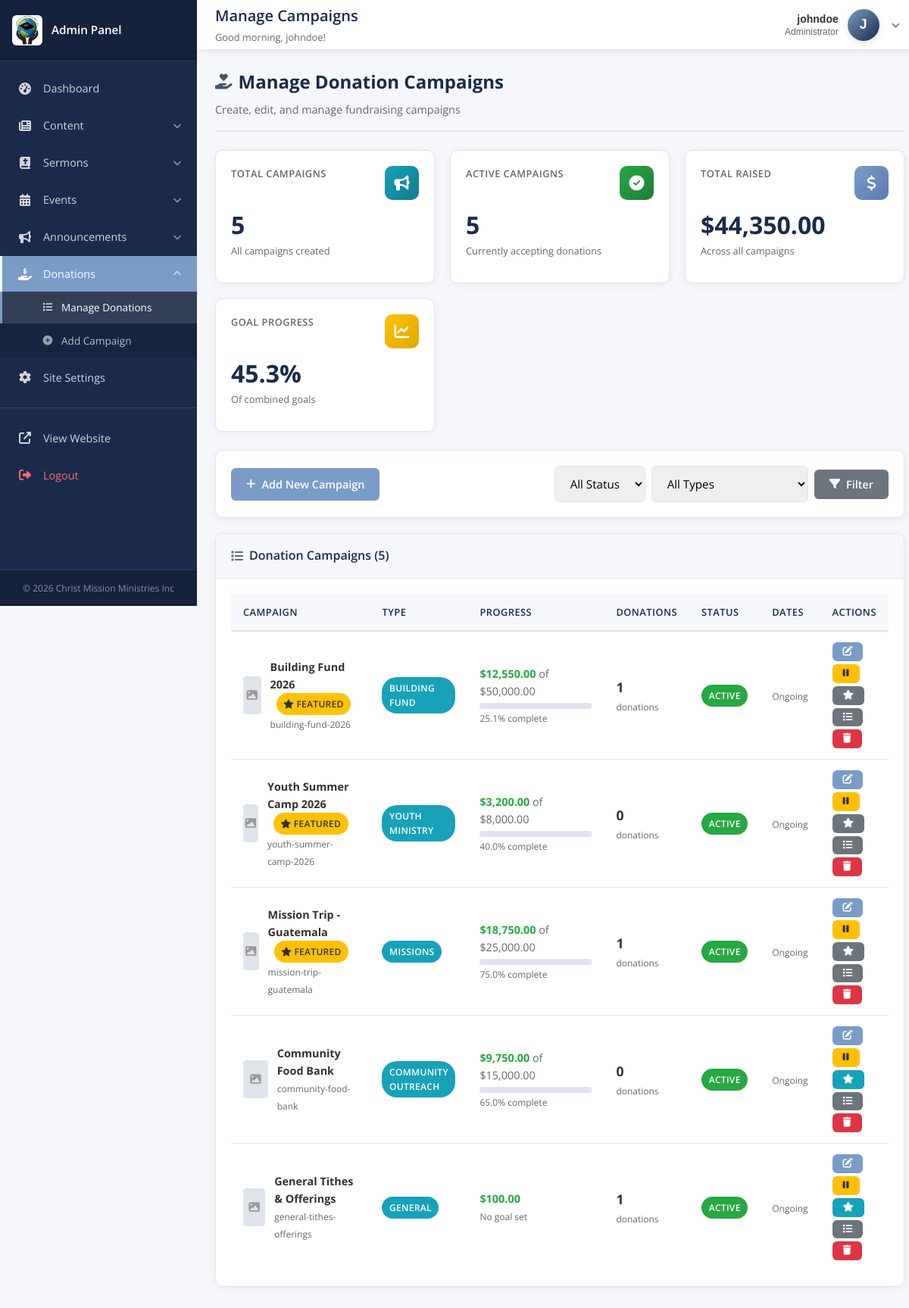
The page /admin/manage-donations.php (signed in) on the database its author committed.
### tables this page shows
CREATE TABLE `donation_campaigns` (
  `id` int(11) NOT NULL,
  `title` varchar(255) NOT NULL,
  `slug` varchar(255) NOT NULL,
  `description` text DEFAULT NULL,
  `short_description` varchar(500) DEFAULT NULL,
  `featured_image` varchar(255) DEFAULT NULL,
  `goal_amount` decimal(10,2) DEFAULT 0.00,
  `current_amount` decimal(10,2) DEFAULT 0.00,
  `donation_type` varchar(100) DEFAULT 'General',
  `start_date` date DEFAULT NULL,
  `end_date` date DEFAULT NULL,
  `is_active` tinyint(1) DEFAULT 1,
  `is_featured` tinyint(1) DEFAULT 0,
  `show_progress_bar` tinyint(1) DEFAULT 1,
  `show_donor_count` tinyint(1) DEFAULT 1,
  `donor_count` int(11) DEFAULT 0,
  `minimum_amount` decimal(10,2) DEFAULT 1.00,
  `suggested_amounts` varchar(255) DEFAULT '25,50,100,250,500',
  `payment_methods` varchar(255) DEFAULT 'pending',
  `allow_anonymous` tinyint(1) DEFAULT 1,
  `allow_recurring` tinyint(1) DEFAULT 0,
  `created_by` int(11) DEFAULT NULL,
  `created_at` timestamp NOT NULL DEFAULT current_timestamp(),
  `updated_at` timestamp NULL DEFAULT NULL ON UPDATE current_timestamp()
);

### admin/manage-donations.php (the view, shortened to what this page needs)
<?php
include 'includes/admin-header.php';
$filter_status = isset($_GET['status']) ? $_GET['status'] : 'all';
$where_clauses = [];
$params = [];
$where_sql = !empty($where_clauses) ? 'WHERE ' . implode(' AND ', $where_clauses) : '';
$stmt = $pdo->query("SELECT COUNT(*) FROM donation_campaigns");
$total_campaigns = $stmt->fetchColumn();
$stmt = $pdo->query("SELECT COUNT(*) FROM donation_campaigns WHERE is_active = 1");
$active_campaigns = $stmt->fetchColumn();
$stmt = $pdo->query("SELECT COALESCE(SUM(current_amount), 0) FROM donation_campaigns");
$total_raised = $stmt->fetchColumn();
$stmt = $pdo->query("SELECT COALESCE(SUM(goal_amount), 0) FROM donation_campaigns WHERE goal_amount > 0");
$total_goal = $stmt->fetchColumn();
$sql = "SELECT dc.*,
        (SELECT COUNT(*) FROM donations WHERE campaign_id = dc.id) as donation_count
        FROM donation_campaigns dc
        $where_sql
        ORDER BY is_featured DESC, created_at DESC";
$stmt = $pdo->prepare($sql);
$stmt->execute($params);
$campaigns = $stmt->fetchAll(PDO::FETCH_ASSOC);
?>
<div class="page-header">
    <h2><i class="fas fa-hand-holding-heart"></i> Manage Donation Campaigns</h2>
    <p>Create, edit, and manage fundraising campaigns</p>
</div>
<div class="dashboard-cards">
    <div class="stat-card">
        <div class="stat-card-header">
            <h3>Total Campaigns</h3>
            <div class="stat-icon teal">
                <i class="fas fa-bullhorn"></i>
            </div>
        </div>
        <div class="stat-number"><?php echo number_format($total_campaigns); ?></div>
        <div class="stat-label">All campaigns created</div>
    </div>
    <div class="stat-card">
        <div class="stat-card-header">
            <h3>Active Campaigns</h3>
            <div class="stat-icon green">
                <i class="fas fa-check-circle"></i>
            </div>
        </div>
        <div class="stat-number"><?php echo number_format($active_campaigns); ?></div>
        <div class="stat-label">Currently accepting donations</div>
    </div>
    <div class="stat-card">
        <div class="stat-card-header">
            <h3>Total Raised</h3>
            <div class="stat-icon blue">
                <i class="fas fa-dollar-sign"></i>
            </div>
        </div>
        <div class="stat-number">$<?php echo number_format($total_raised, 2); ?></div>
        <div class="stat-label">Across all campaigns</div>
    </div>
    <div class="stat-card">
        <div class="stat-card-header">
            <h3>Goal Progress</h3>
            <div class="stat-icon orange">
                <i class="fas fa-chart-line"></i>
            </div>
        </div>
        <div class="stat-number">
            <?php echo $total_goal > 0 ? number_format(($total_raised / $total_goal) * 100, 1) : 0; ?>%
        </div>
        <div class="stat-label">Of combined goals</div>
    </div>
</div>
<div class="card">
    <div class="card-body" style="display: flex; justify-content: space-between; align-items: center; flex-wrap: wrap; gap: 1rem;">
        <a href="add-campaign.php" class="btn btn-primary">
            <i class="fas fa-plus"></i> Add New Campaign
        </a>
        <form method="GET" style="display: flex; gap: 0.5rem; align-items: center; flex-wrap: wrap;">
            <select name="status" class="form-control" style="width: auto;">
                <option value="all" <?php echo $filter_status === 'all' ? 'selected' : ''; ?>>All Status</option>
            </select>
            <select name="type" class="form-control" style="width: auto;">
                <option value="">All Types</option>
            </select>
            <button type="submit" class="btn btn-secondary">
                <i class="fas fa-filter"></i> Filter
            </button>
        </form>
    </div>
</div>
<div class="card">
    <div class="card-header">
        <h3><i class="fas fa-list"></i> Donation Campaigns (<?php echo count($campaigns); ?>)</h3>
    </div>
    <div class="card-body">
        <?php if (!empty($campaigns)): ?>
        <div class="table-responsive">
            <table class="admin-table">
                <thead>
                    <tr>
                        <th>Campaign</th>
                        <th>Type</th>
                        <th>Progress</th>
                        <th>Donations</th>
                        <th>Status</th>
                        <th>Dates</th>
                        <th>Actions</th>
                    </tr>
                </thead>
                <tbody>
                    <?php foreach ($campaigns as $campaign): ?>
                    <?php
                        $progress = 0;
                        if ($campaign['goal_amount'] > 0) {
                            $progress = min(100, ($campaign['current_amount'] / $campaign['goal_amount']) * 100);
                        }
                        $status_class = 'badge-secondary';
                        $status_text = 'Inactive';
                        if ($campaign['is_active']) {
                            if ($campaign['end_date'] && strtotime($campaign['end_date']) < time()) {
                                $status_class = 'badge-warning';
                                $status_text = 'Ended';
                            } else {
                                $status_class = 'badge-success';
                                $status_text = 'Active';
                            }
                        }
                    ?>
                    <tr>
                        <td>
                            <div style="display: flex; align-items: center; gap: 0.75rem;">
                                <?php if ($campaign['featured_image']): ?>
                                <img src="../uploads/campaigns/<?php echo htmlspecialchars($campaign['featured_image']); ?>"
                                     alt=""
                                     style="width: 50px; height: 50px; object-fit: cover; border-radius: 4px;">
                                <?php else: ?>
                                <div style="width: 50px; height: 50px; background: #e0e5eb; border-radius: 4px; display: flex; align-items: center; justify-content: center;">
                                    <i class="fas fa-image" style="color: #999;"></i>
                                </div>
                                <?php endif; ?>
                                <div>
                                    <strong><?php echo htmlspecialchars($campaign['title']); ?></strong>
                                    <?php if ($campaign['is_featured']): ?>
                                    <span class="badge badge-warning" style="margin-left: 0.5rem;">
                                        <i class="fas fa-star"></i> Featured
                                    </span>
                                    <?php endif; ?>
                                    <br>
                                    <small style="color: #666;"><?php echo htmlspecialchars($campaign['slug']); ?></small>
                                </div>
                            </div>
                        </td>
                        <td>
                            <span class="badge badge-info"><?php echo htmlspecialchars($campaign['donation_type']); ?></span>
                        </td>
                        <td style="min-width: 180px;">
                            <?php if ($campaign['goal_amount'] > 0): ?>
                            <div style="margin-bottom: 0.25rem;">
                                <strong style="color: #28a745;">$<?php echo number_format($campaign['current_amount'], 2); ?></strong>
                                <span style="color: #666;">of $<?php echo number_format($campaign['goal_amount'], 2); ?></span>
                            </div>
                            <div style="background: #e0e5eb; height: 8px; border-radius: 4px; overflow: hidden;">
                                <div style="width: <?php echo $progress; ?>%; background: <?php echo $progress >= 100 ? '#28a745' : 'var(--primary-light)'; ?>; height: 100%; transition: width 0.3s;"></div>
                            </div>
                            <small style="color: #666;"><?php echo number_format($progress, 1); ?>% complete</small>
                            <?php else: ?>
                            <strong style="color: #28a745;">$<?php echo number_format($campaign['current_amount'], 2); ?></strong>
                            <br><small style="color: #666;">No goal set</small>
                            <?php endif; ?>
                        </td>
                        <td>
                            <span style="font-size: 1.1rem; font-weight: bold;"><?php echo number_format($campaign['donation_count']); ?></span>
                            <br><small style="color: #666;">donations</small>
                        </td>
                        <td>
                            <span class="badge <?php echo $status_class; ?>"><?php echo $status_text; ?></span>
                        </td>
                        <td>
                            <?php if ($campaign['end_date']): ?>
                            <small><strong>End:</strong> <?php echo date('M d, Y', strtotime($campaign['end_date'])); ?></small>
                            <?php else: ?>
                            <small style="color: #666;">Ongoing</small>
                            <?php endif; ?>
                        </td>
                        <td>
                            <div style="display: flex; gap: 0.25rem; flex-wrap: wrap;">
                                <a href="edit-campaign.php?id=<?php echo $campaign['id']; ?>"
                                   class="btn btn-sm btn-primary"
                                   title="Edit Campaign">
                                    <i class="fas fa-edit"></i>
                                </a>
                                <a href="?toggle=<?php echo $campaign['id']; ?>"
                                   class="btn btn-sm <?php echo $campaign['is_active'] ? 'btn-warning' : 'btn-success'; ?>"
                                   title="<?php echo $campaign['is_active'] ? 'Deactivate' : 'Activate'; ?>"
                                   onclick="return confirm('Are you sure you want to <?php echo $campaign['is_active'] ? 'deactivate' : 'activate'; ?> this campaign?');">
                                    <i class="fas <?php echo $campaign['is_active'] ? 'fa-pause' : 'fa-play'; ?>"></i>
                                </a>
                                <a href="?feature=<?php echo $campaign['id']; ?>"
                                   class="btn btn-sm <?php echo $campaign['is_featured'] ? 'btn-secondary' : 'btn-info'; ?>"
                                   title="<?php echo $campaign['is_featured'] ? 'Remove Featured' : 'Make Featured'; ?>">
                                    <i class="fas fa-star"></i>
                                </a>
                                <a href="donations.php?campaign=<?php echo $campaign['id']; ?>"
                                   class="btn btn-sm btn-secondary"
                                   title="View Donations">
                                    <i class="fas fa-list"></i>
                                </a>
                                <a href="?delete=<?php echo $campaign['id']; ?>"
                                   class="btn btn-sm btn-danger"
                                   title="Delete Campaign"
                                   onclick="return confirm('Are you sure you want to delete this campaign? This cannot be undone.');">
                                    <i class="fas fa-trash"></i>
                                </a>
                            </div>
                        </td>
                    </tr>
                    <?php endforeach; ?>
                </tbody>
            </table>
        </div>
        <?php endif; ?>
    </div>
</div>
<?php include 'includes/admin-footer.php'; ?>

### rows shown on the page
donation_campaigns: title "Building Fund 2026", is_featured 1 (drawn), slug "building-fund-2026", donation_type "BUILDING FUND", current_amount "12,550.00", goal_amount "50,000.00", progress "25.1", donation_count "1", end_date "ACTIVE", shows "Ongoing", is_active 1 (drawn)
donation_campaigns: title "Youth Summer Camp 2026", is_featured 1 (drawn), slug "youth-summer-camp-2026", donation_type "YOUTH MINISTRY", current_amount "3,200.00", goal_amount "8,000.00", progress "40.0", donation_count "0", end_date "ACTIVE", shows "Ongoing", is_active 1 (drawn)
donation_campaigns: title "Mission Trip - Guatemala", is_featured 1 (drawn), slug "mission-trip-guatemala", donation_type "MISSIONS", current_amount "18,750.00", goal_amount "25,000.00", progress "75.0", donation_count "1", end_date "ACTIVE", shows "Ongoing", is_active 1 (drawn)
donation_campaigns: title "Community Food Bank", slug "community-food-bank", donation_type "COMMUNITY OUTREACH", current_amount "9,750.00", goal_amount "15,000.00", progress "65.0", donation_count "0", end_date "ACTIVE", shows "Ongoing", is_active 1 (drawn)
donation_campaigns: title "General Tithes & Offerings", slug "general-tithes-offerings", donation_type "GENERAL", current_amount "100.00", donation_count "1", end_date "ACTIVE", shows "Ongoing", is_active 1 (drawn)

### other values the page prints
$page_title "Manage Campaigns"
$greeting "Good morning"
$admin_username "johndoe"
get_role_label($admin_role) "Administrator"
substr($admin_username, 0, 1) "J"
$total_campaigns "5"
$active_campaigns "5"
$total_raised "44,350.00"
count($campaigns) "5"
